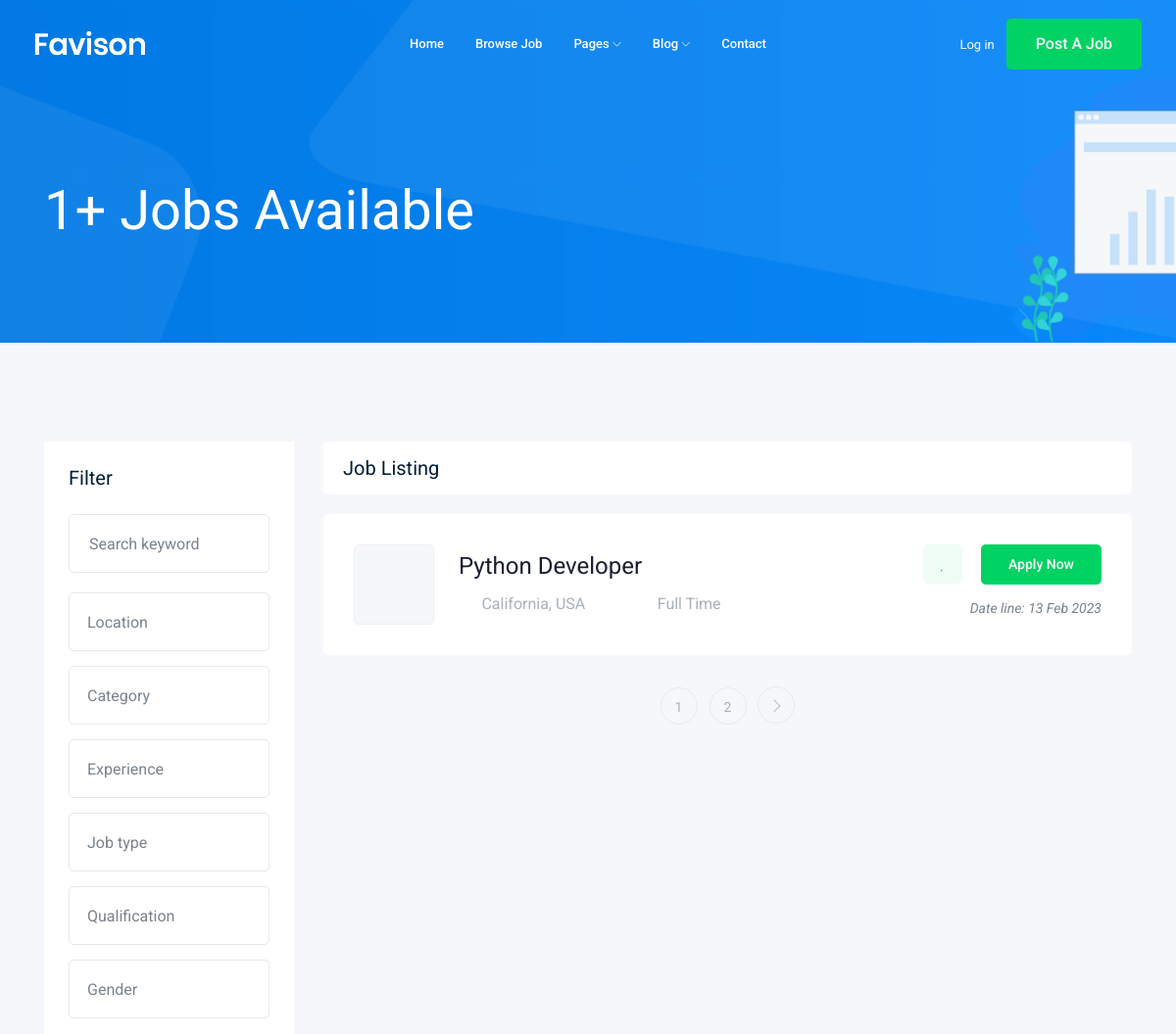
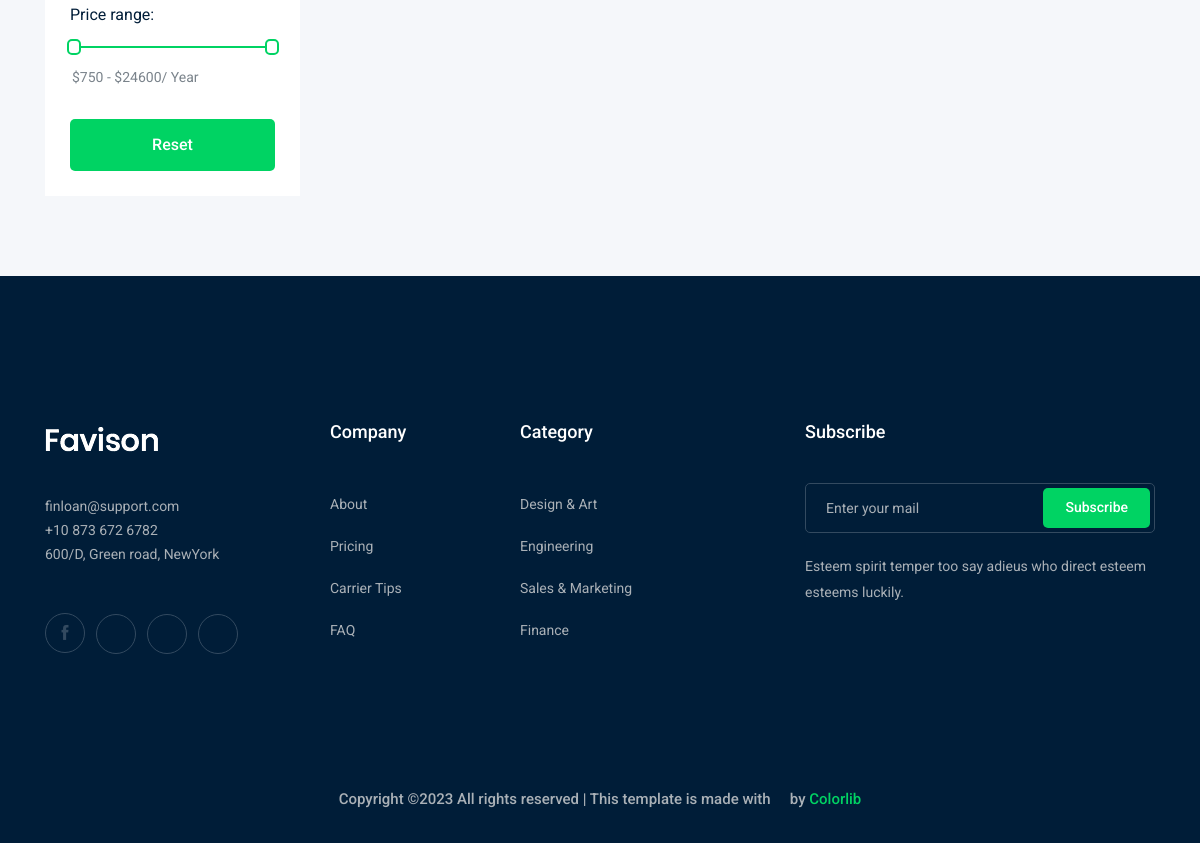
Screenshot of /jobs/ with the database file from the repository (2 pictures, top to bottom).
### job/models.py (models this page shows, shortened)
class Job(models.Model):    # Table
    title = models.CharField(max_length=100)    # Column
    job_type = models.CharField(max_length=15, choices=job_type)
    description = models.TextField(max_length=1000)
    published_at = models.DateTimeField(auto_now=True)
    vacancy = models.IntegerField(default=1)
    salary = models.IntegerField(default=0)
    category = models.ForeignKey('Category', on_delete=models.CASCADE)
    experience = models.IntegerField(default=1)
    image = models.ImageField(upload_to=image_upload)
    slug = models.SlugField(blank=True, null=True)

### job/views.py (the view)
# urls.py: path('', views.job_list),
def job_list(request):
    job_list = Job.objects.all()
    paginator = Paginator(job_list, 1) # Show 25 contacts per page.
    page_number = request.GET.get('page')
    page_obj = paginator.get_page(page_number)
    context={"jobs": page_obj}
    return render(request, "job/job_list.html", context)

### job/templates/job/job_list.html (shortened to what this page needs)
{% extends 'base.html' %}
{% block body %}
    <div class="bradcam_area bradcam_bg_1">
        <div class="container">
            <div class="row">
                <div class="col-xl-12">
                    <div class="bradcam_text">
                        <h3>{{ jobs|length }}+ Jobs Available</h3>
                    </div>
                </div>
            </div>
        </div>
    </div>
    <div class="job_listing_area plus_padding">
        <div class="container">
            <div class="row">
                <div class="col-lg-3">
                    <div class="job_filter white-bg">
                        <div class="form_inner white-bg">
                            <h3>Filter</h3>
                            <form action="#">
                                <div class="row">
                                    <div class="col-lg-12">
                                        <div class="single_field">
                                            <input type="text" placeholder="Search keyword">
                                        </div>
                                    </div>
                                    <div class="col-lg-12">
                                    </div>
                                    <div class="col-lg-12">
                                    </div>
                                    <div class="col-lg-12">
                                    </div>
                                    <div class="col-lg-12">
                                    </div>
                                    <div class="col-lg-12">
                                    </div>
                                    <div class="col-lg-12">
                                    </div>
                                </div>
                            </form>
                        </div>
                        <div class="range_wrap">
                            <label for="amount">Price range:</label>
                            <div id="slider-range"></div>
                            <p>
                                <input type="text" id="amount" readonly style="border:0; color:#7A838B; font-size: 14px; font-weight:400;">
                            </p>
                        </div>
                        <div class="reset_btn">
                            <button  class="boxed-btn3 w-100" type="submit">Reset</button>
                        </div>
                    </div>
                </div>
                <div class="col-lg-9">
                    <div class="recent_joblist_wrap">
                        <div class="recent_joblist white-bg ">
                            <div class="row align-items-center">
                                <div class="col-md-6">
                                    <h4>Job Listing</h4>
                                </div>
                                <div class="col-md-6">
                                </div>
                            </div>
                        </div>
                    </div>
                    <div class="job_lists m-0">
                        <div class="row">
                            {% for job in jobs %}
                                <div class="col-lg-12 col-md-12">
                                    <div class="single_jobs white-bg d-flex justify-content-between">
                                        <div class="jobs_left d-flex align-items-center">
                                            <div class="thumb">
                                            </div>
                                            <div class="jobs_conetent">
                                                <a href="{% url 'jobs:job_detail' job.slug %}"><h4>{{ job.title }}</h4></a>
                                                <div class="links_locat d-flex align-items-center">
                                                    <div class="location">
                                                        <p> <i class="fa fa-map-marker"></i> California, USA</p>
                                                    </div>
                                                    <div class="location">
                                                        <p> <i class="fa fa-clock-o"></i> {{ job.job_type }}</p>
                                                    </div>
                                                </div>
                                            </div>
                                        </div>
                                        <div class="jobs_right">
                                            <div class="apply_now">
                                                <a class="heart_mark" href="#"> <i class="fa fa-heart"></i> </a>
                                                <a href="{% url 'jobs:job_detail' job.slug %}" class="boxed-btn3">Apply Now</a>
                                            </div>
                                            <div class="date">
                                                <p>Date line: {{ job.published_at|date:"d M Y" }}</p>
                                            </div>
                                        </div>
                                    </div>
                                </div>
                            {% endfor %}
                        </div>
                        {% if jobs.has_other_pages %}
                            <div class="row">
                                <div class="col-lg-12">
                                    <div class="pagination_wrap">
                                        <ul>
                                            {% for i in jobs.paginator.page_range %}
                                                <li><a href="?page={{i}}"><span>{{ i }}</span></a></li>
                                            {% endfor %}
                                            {% if jobs.has_next %}
                                                <li><a href="?page={{jobs.next_page_number}}"> <i class="ti-angle-right"></i> </a></li>
                                            {% endif %}
                                        </ul>
                                    </div>
                                </div>
                            </div>
                        {% endif %}
                    </div>
                </div>
            </div>
        </div>
    </div>
{% endblock body %}

### rows the page displays
Job: title "Python Developer", job_type "Full Time", published_at "13 Feb 2023"

### other values shown
{{ jobs|length }} "1"
{{ i }} "1" "2"
